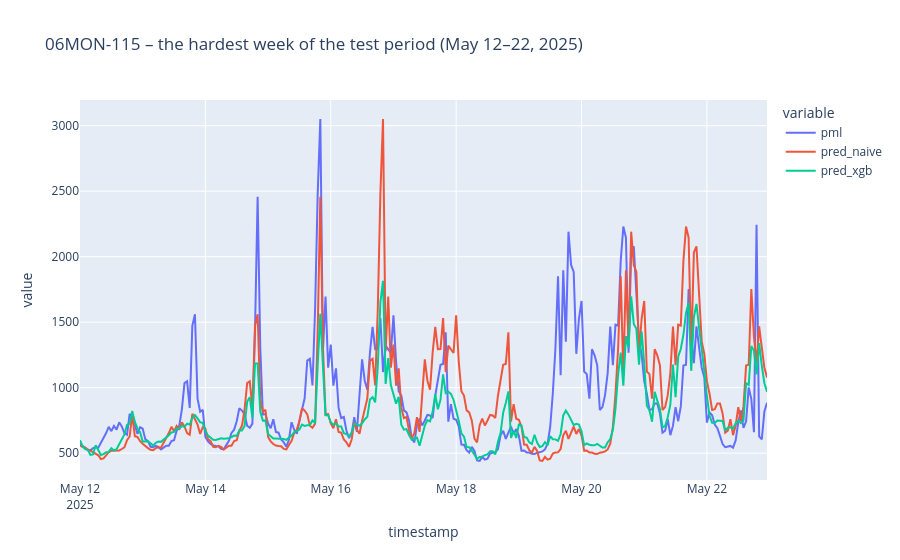

Source (notebook cell):
### Markdown cell above
However one of the inconvenients of it is that it only predicts a fixed price per hour, not a range, so this makes the application of the information more rigid for some users.

### Code cell
window = one[(one["timestamp"] >= "2025-05-12") & (one["timestamp"] < "2025-05-23")]
px.line(window, x="timestamp", y=[TARGET, "pred_naive", "pred_xgb"],
        title="06MON-115 – the hardest week of the test period (May 12–22, 2025)")

### Figure 1 — Plotly figure (JSON) as saved in the notebook; plotly's stock layout.template omitted (floating-point values rounded to 4 significant figures; data arrays with more than 128 entries replaced by an {"elided": "..."} marker saying what was removed)
{"data": [{"hovertemplate": "variable=pml<br>timestamp=%{x}<br>value=%{y}<extra></extra>", "legendgroup": "pml", "line": {"color": "#636efa", "dash": "solid"}, "marker": {"symbol": "circle"}, "mode": "lines", "name": "pml", "orientation": "v", "showlegend": true, "type": "scatter", "x": {"elided": "264 str values"}, "xaxis": "x", "y": {"elided": "264 float values"}, "yaxis": "y"}, {"hovertemplate": "variable=pred_naive<br>timestamp=%{x}<br>value=%{y}<extra></extra>", "legendgroup": "pred_naive", "line": {"color": "#EF553B", "dash": "solid"}, "marker": {"symbol": "circle"}, "mode": "lines", "name": "pred_naive", "orientation": "v", "showlegend": true, "type": "scatter", "x": {"elided": "264 str values"}, "xaxis": "x", "y": {"elided": "264 float values"}, "yaxis": "y"}, {"hovertemplate": "variable=pred_xgb<br>timestamp=%{x}<br>value=%{y}<extra></extra>", "legendgroup": "pred_xgb", "line": {"color": "#00cc96", "dash": "solid"}, "marker": {"symbol": "circle"}, "mode": "lines", "name": "pred_xgb", "orientation": "v", "showlegend": true, "type": "scatter", "x": {"elided": "264 str values"}, "xaxis": "x", "y": {"elided": "264 float values"}, "yaxis": "y"}], "layout": {"legend": {"title": {"text": "variable"}, "tracegroupgap": 0}, "title": {"text": "06MON-115 – the hardest week of the test period (May 12–22, 2025)"}, "xaxis": {"anchor": "y", "domain": [0, 1], "title": {"text": "timestamp"}}, "yaxis": {"anchor": "x", "domain": [0, 1], "title": {"text": "value"}}}}
